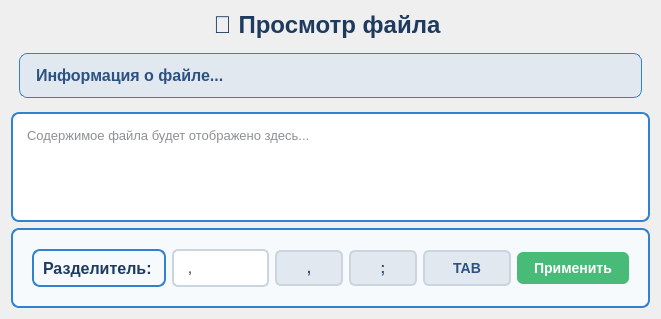
          <widget class="QWidget" name="scrollAreaWidgetContents_view">
           <property name="geometry">
            <rect>
             <x>0</x>
             <y>0</y>
             <width>661</width>
             <height>319</height>
            </rect>
           </property>
           <layout class="QVBoxLayout" name="verticalLayout_view_content">
            <item>
             <widget class="QLabel" name="label_5">
              <property name="text">
               <string>&lt;h1 style='color: #1e3a5f; margin: 20px; text-align: center; font-size: 26px;'&gt; 📄 Просмотр файла &lt;/h1&gt;</string>
              </property>
              <property name="alignment">
               <set>Qt::AlignCenter</set>
              </property>
             </widget>
            </item>
            <item>
             <widget class="QLabel" name="file_info_label">
              <property name="styleSheet">
               <string notr="true">color: #2c5282;
font-size: 16px;
margin: 8px;
padding: 12px;
background-color: #e2e8f0;
border-radius: 8px;
font-weight: bold;
border: 1px solid #3182ce;</string>
              </property>
              <property name="text">
               <string>Информация о файле...</string>
              </property>
             </widget>
            </item>
            <item>
             <widget class="QTextEdit" name="content_text_edit">
              <property name="styleSheet">
               <string notr="true">QTextEdit {
    background-color: #ffffff;
    border: 2px solid #3182ce;
    border-radius: 8px;
    padding: 10px;
    font-family: &quot;Consolas&quot;, &quot;Monaco&quot;, monospace;
    font-size: 13px;
    color: #1a202c;
    line-height: 1.4;
    selection-background-color: #90cdf4;
}
QTextEdit:focus {
    border-color: #4299e1;
    background-color: #f7fafc;
}
QScrollBar:vertical {
    background-color: #e2e8f0;
    width: 15px;
    border-radius: 7px;
}
QScrollBar::handle:vertical {
    background-color: #3182ce;
    border-radius: 7px;
    min-height: 20px;
}
QScrollBar::handle:vertical:hover {
    background-color: #2c5282;
}
QScrollBar::add-line:vertical, QScrollBar::sub-line:vertical {
    border: none;
    background: none;
}</string>
              </property>
              <property name="html">
               <string>&lt;!DOCTYPE HTML PUBLIC &quot;-//W3C//DTD HTML 4.0//EN&quot; &quot;http://www.w3.org/TR/REC-html40/strict.dtd&quot;&gt;
&lt;html&gt;&lt;head&gt;&lt;meta name=&quot;qrichtext&quot; content=&quot;1&quot; /&gt;&lt;style type=&quot;text/css&quot;&gt;
p, li { white-space: pre-wrap; }
&lt;/style&gt;&lt;/head&gt;&lt;body style=&quot; font-family:'Consolas,Monaco,monospace'; font-size:13px; font-weight:400; font-style:normal;&quot;&gt;
&lt;p style=&quot;-qt-paragraph-type:empty; margin-top:0px; margin-bottom:0px; margin-left:0px; margin-right:0px; -qt-block-indent:0; text-indent:0px;&quot;&gt;&lt;br /&gt;&lt;/p&gt;&lt;/body&gt;&lt;/html&gt;</string>
              </property>
              <property name="placeholderText">
               <string>Содержимое файла будет отображено здесь...</string>
              </property>
             </widget>
            </item>
            <item>
             <widget class="QFrame" name="delimiter_frame">
              <property name="styleSheet">
               <string notr="true">QFrame {
    background-color: #f7fafc;
    border: 2px solid #3182ce;
    border-radius: 8px;
    padding: 10px;
}</string>
              </property>
              <layout class="QHBoxLayout" name="horizontalLayout_5">
               <item>
                <widget class="QLabel" name="label_7">
                 <property name="styleSheet">
                  <string notr="true">color: #1e3a5f;
font-size: 16px;
font-weight: bold;
padding: 5px;
min-width: 120px;</string>
                 </property>
                 <property name="text">
                  <string>Разделитель:</string>
                 </property>
                </widget>
               </item>
               <item>
                <widget class="QLineEdit" name="delimiter_edit">
                 <property name="styleSheet">
                  <string notr="true">QLineEdit {
    background-color: white;
    border: 2px solid #cbd5e0;
    border-radius: 6px;
    padding: 8px 12px;
    font-size: 14px;
    color: #1a202c;
    selection-background-color: #3182ce;
    min-width: 60px;
    max-width: 80px;
    text-align: center;
    font-family: &quot;Consolas&quot;, monospace;
}
QLineEdit:focus {
    border-color: #3182ce;
    background-color: #f0f8ff;
}
QLineEdit::placeholder {
    color: #a0aec0;
    font-style: italic;
}</string>
                 </property>
                 <property name="text">
                  <string>,</string>
                 </property>
                 <property name="maxLength">
                  <number>3</number>
                 </property>
                 <property name="placeholderText">
                  <string>,</string>
                 </property>
                </widget>
               </item>
               <item>
                <widget class="QPushButton" name="comma_button">
                 <property name="styleSheet">
                  <string notr="true">QPushButton {
    background-color: #e2e8f0;
    color: #2c5282;
    border: 2px solid #cbd5e0;
    padding: 8px 12px;
    border-radius: 6px;
    font-weight: bold;
    font-size: 14px;
    min-width: 40px;
}
QPushButton:hover {
    background-color: #3182ce;
    color: white;
    border-color: #3182ce;
}
QPushButton:pressed {
    background-color: #2c5282;
    color: white;
}
QPushButton:checked {
    background-color: #3182ce;
    color: white;
    border-color: #3182ce;
}</string>
                 </property>
                 <property name="text">
                  <string>,</string>
                 </property>
                 <property name="checkable">
                  <bool>true</bool>
                 </property>
                 <property name="checked">
                  <bool>false</bool>
                 </property>
                </widget>
               </item>
               <item>
                <widget class="QPushButton" name="semicolon_button">
                 <property name="styleSheet">
                  <string notr="true">QPushButton {
    background-color: #e2e8f0;
    color: #2c5282;
    border: 2px solid #cbd5e0;
    padding: 8px 12px;
    border-radius: 6px;
    font-weight: bold;
    font-size: 14px;
    min-width: 40px;
}
QPushButton:hover {
    background-color: #3182ce;
    color: white;
    border-color: #3182ce;
}
QPushButton:pressed {
    background-color: #2c5282;
    color: white;
}
QPushButton:checked {
    background-color: #3182ce;
    color: white;
    border-color: #3182ce;
}</string>
                 </property>
                 <property name="text">
                  <string>;</string>
                 </property>
                 <property name="checkable">
                  <bool>true</bool>
                 </property>
                </widget>
               </item>
               <item>
                <widget class="QPushButton" name="tab_button">
                 <property name="styleSheet">
                  <string notr="true">QPushButton {
    background-color: #e2e8f0;
    color: #2c5282;
    border: 2px solid #cbd5e0;
    padding: 8px 12px;
    border-radius: 6px;
    font-weight: bold;
    font-size: 14px;
    min-width: 60px;
}
QPushButton:hover {
    background-color: #3182ce;
    color: white;
    border-color: #3182ce;
}
QPushButton:pressed {
    background-color: #2c5282;
    color: white;
}
QPushButton:checked {
    background-color: #3182ce;
    color: white;
    border-color: #3182ce;
}</string>
                 </property>
                 <property name="text">
                  <string>TAB</string>
                 </property>
                 <property name="checkable">
                  <bool>true</bool>
                 </property>
                </widget>
               </item>
               <item>
                <widget class="QPushButton" name="apply_delimiter_button">
                 <property name="styleSheet">
                  <string notr="true">QPushButton {
    background-color: #48bb78;
    color: white;
    border: none;
    padding: 8px 16px;
    border-radius: 6px;
    font-weight: bold;
    font-size: 14px;
    min-width: 80px;
}
QPushButton:hover {
    background-color: #3c9e65;
}
QPushButton:pressed {
    background-color: #286a43;
}
QPushButton:disabled {
    background: #a0aec0;
    color: #e2e8f0;
}</string>
                 </property>
                 <property name="text">
                  <string>Применить</string>
                 </property>
                </widget>
               </item>
              </layout>
             </widget>
            </item>
           </layout>
          </widget>
